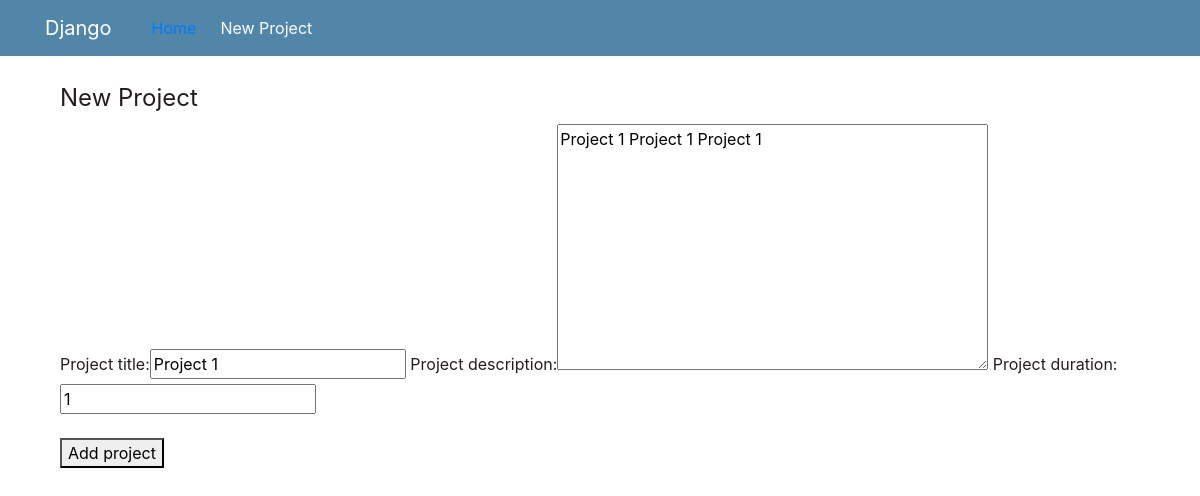
Screenshot of /project/3/update with the database file from the repository.
### project/models.py (models this page shows, shortened)
class Project(models.Model):
    project_title = models.CharField(max_length=200)
    project_description = models.TextField()
    project_duration =models.IntegerField(default=0)

### project/views.py (the view)
# urls.py: path('project/<int:pk>/update',ProjectUpdateView.as_view(),name = 'project-update'),
class ProjectUpdateView(UpdateView):
    model = Project
    fields =['project_title','project_description','project_duration']

### project/templates/project/project_form.html (shortened to what this page needs)
{% extends 'project/base.html' %}
{% block content %}
<div>
    <form method="POST">
        <fieldset class="form-group">
            <legend >New Project</legend>
            {{ form }}
            <div >
                <br>
                <button type="submit">Add project</button>
            </div>
        </fieldset>
    </form>
</div>
{% endblock content %}

### project/static/project/main.css (style rules this page uses)
body { background: #ffffff; color: #241d1d; margin-top: 5rem; }

### rows the page displays
Project: project_title "Project 1", project_description "Project 1 Project 1 Project 1", project_duration "1"
